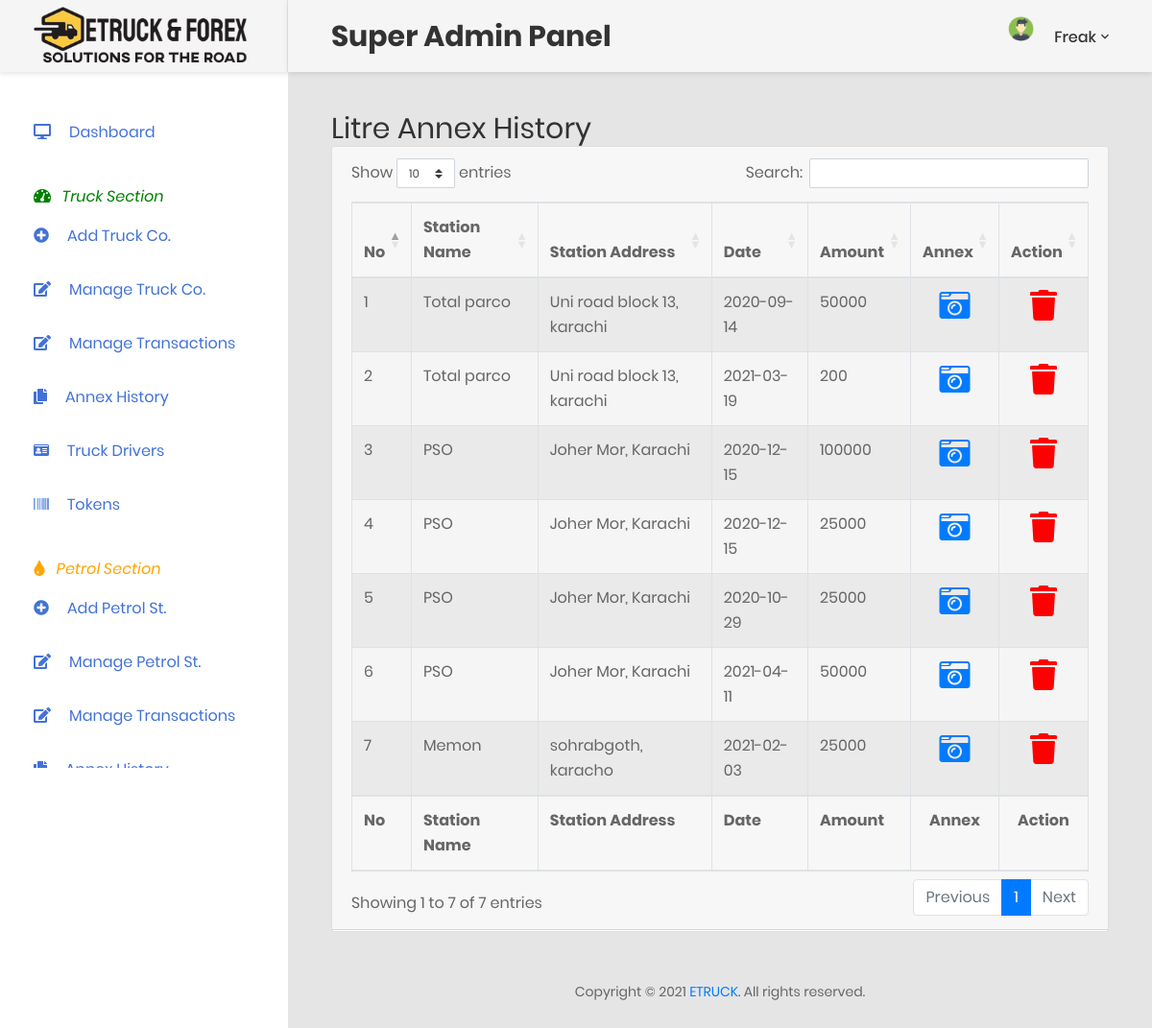
The app's page /super-admin/superadmin-litreannexhistory.php (signed in) with its own data.
### tables this page shows
CREATE TABLE `petrol_stations` (
  `Id` int(11) NOT NULL,
  `P_Name` varchar(45) NOT NULL,
  `P_Address` varchar(60) NOT NULL,
  `Owner_Id` varchar(55) NOT NULL,
  `Owner_Name` varchar(45) NOT NULL,
  `Owner_Contact` bigint(20) NOT NULL,
  `P_Litre_Capital` decimal(10,0) NOT NULL,
  `P_Cash_Capital` decimal(10,0) NOT NULL,
  `P_Fuel_Price` decimal(10,0) NOT NULL,
  `P_New_Fuel_Price` decimal(10,0) DEFAULT NULL
);

CREATE TABLE `ps_transaction_annex_litre` (
  `Id` int(11) NOT NULL,
  `Ps_Id` int(11) NOT NULL,
  `Date` date NOT NULL,
  `Amount` double NOT NULL,
  `Annex` varchar(155) NOT NULL
);

### scripts/super-admin-assets.php (called while the page is built, shortened)
<?php
    include('db-connection.php');
    $reg1 = new user();
    $query_litreannex  = "SELECT petrol_stations.P_Name, petrol_stations.P_Address,ps_transaction_annex_litre.Id, ps_transaction_annex_litre.Date, ps_transaction_annex_litre.Amount, ps_transaction_annex_litre.Annex FROM petrol_stations, ps_transaction_annex_litre WHERE petrol_stations.Id = ps_transaction_annex_litre.Ps_Id ORDER BY petrol_stations.Id ";
    $result_litreannex = mysqli_query($reg1->con, $query_litreannex);
?>

### scripts/db-connection.php (called while the page is built, shortened)
<?PHP
	class user{
		public $localhost = "localhost";
		public $username = "root";
		public $password = "";
		public $database = "etruck";
		function __construct()
		{
			$this->con = mysqli_connect($this->localhost, $this->username, $this->password, $this->database);
		}
	}
?>

### super-admin/superadmin-litreannexhistory.php (the view, shortened to what this page needs)
<?php
include('superadmin-headertemplate.php');
?>
                <div class="section__content section__content--p30">
                    <div class="container-fluid">
                        <div class="row">
                            <div class="col-md-12">
                                <div class="overview-wrap">
                                    <h2 class="title-1">Litre Annex History</h2>
                                </div>
                            </div>
                        </div>
                        <div class="row">
                            <div class="col-md-12">
                                 <div class="card">
                                    <div class="card-header">
                                      <table id="example" class="table table-striped table-bordered" style="width:100%">
                        <thead>
                            <tr>
                                <th>No</th>
                                <th>Station Name</th>
                                <th>Station Address</th>
                                <th>Date</th>
                                <th>Amount</th>
                                <th style="text-align: center;">Annex</th>
                                <th style="text-align: center;">Action</th>
                            </tr>
                        </thead>
                        <tbody>
                                <?php
                                $count = 1;
                                foreach ($result_litreannex as $rla) {  ?>
                                <tr>
                                <td><?php echo $count; ?></td>
                                <td><?php echo $rla['P_Name']; ?></td>
                                <td><?php echo $rla['P_Address']; ?></td>
                                <td><?php echo $rla['Date']; ?></td>
                                <td><?php echo $rla['Amount']; ?></td>
                                <td>
                                    <center>
                                    <div class="thumbnail">
                                      <a href="petrolstation-litre_annex_transactions/<?php echo $rla['Annex']; ?>" target="_blank">
                                        <i class="fa fa-camera-retro fa-2x" aria-hidden="true"></i>
                                      </a>
                                    </div>
                                    </center>
                                </td>
                                <td style="text-align: center;">
    <a href="../scripts/delete-scripts?id=<?php echo $rla['Id']; ?>&action=dlt_litreannexhistory&img=<?php echo $rla['Annex']; ?>">
                                <i class="fa fa-trash fa-2x" style="color: red"></i></a></td>
                                </tr>
                                <?php $count++; } ?>
                        </tbody>
                        <tfoot>
                            <tr>
                                <th>No</th>
                                <th>Station Name</th>
                                <th>Station Address</th>
                                <th>Date</th>
                                <th>Amount</th>
                                <th style="text-align: center;">Annex</th>
                                <th style="text-align: center;">Action</th>
                            </tr>
                        </tfoot>
                    </table>
                                    </div>
                                    <div class="col-lg-9">
                            </div>
                                    </div>
                                </div>
                            </div>
                        </div>
<?php
include('superadmin-footertemplate.php');
?>

### records on screen
petrol_stations: P_Name "Total parco", P_Address "Uni road block 13, karachi", ps_transaction_annex_litre.Date "2020-09-14", ps_transaction_annex_litre.Amount "50000", ps_transaction_annex_litre.Date "2021-03-19", ps_transaction_annex_litre.Amount "200"
petrol_stations: P_Name "PSO", P_Address "Joher Mor, Karachi", ps_transaction_annex_litre.Date "2020-12-15", ps_transaction_annex_litre.Amount "100000", ps_transaction_annex_litre.Amount "25000", ps_transaction_annex_litre.Date "2020-10-29", ps_transaction_annex_litre.Date "2021-04-11", ps_transaction_annex_litre.Amount "50000"
petrol_stations: P_Name "Memon", P_Address "sohrabgoth, karacho", ps_transaction_annex_litre.Date "2021-02-03", ps_transaction_annex_litre.Amount "25000"

### other values on screen
$_SESSION['username'] "Freak"
